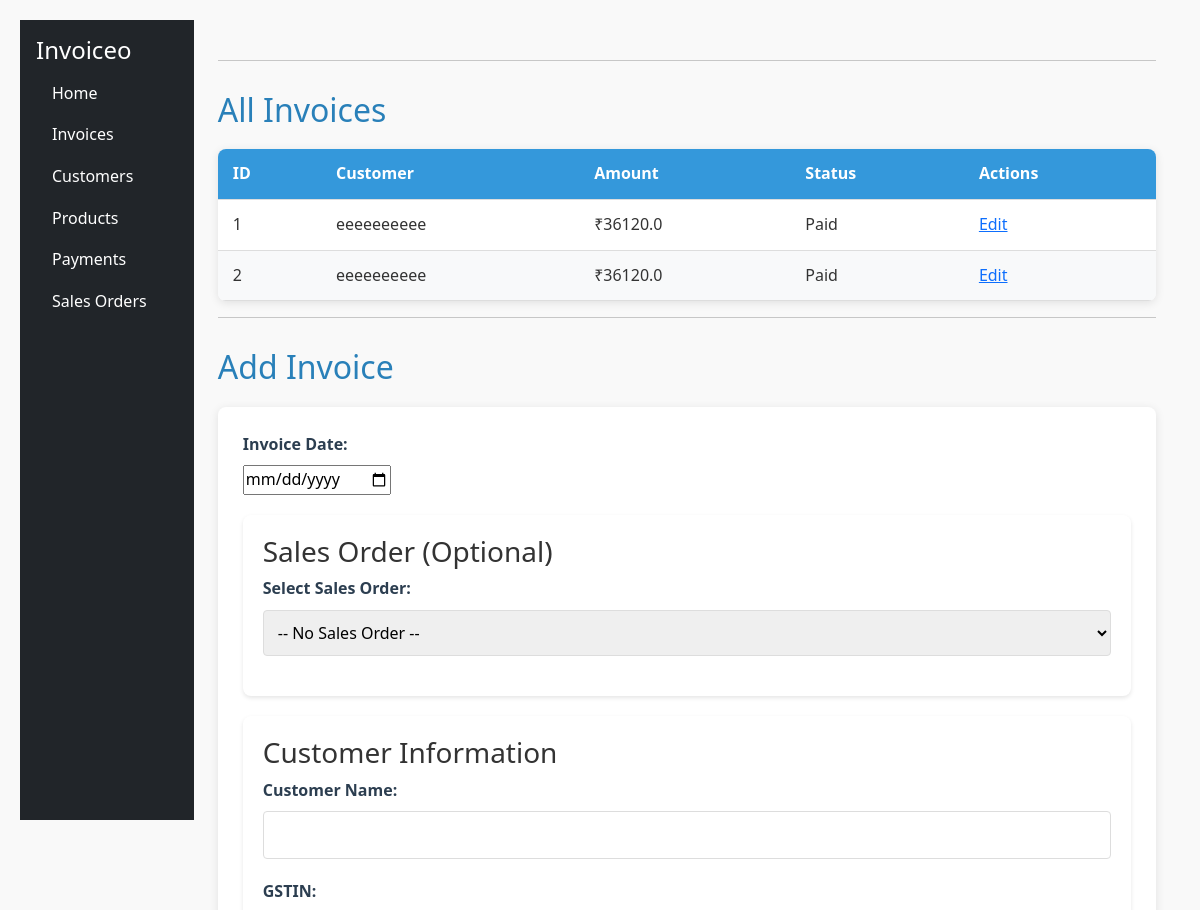
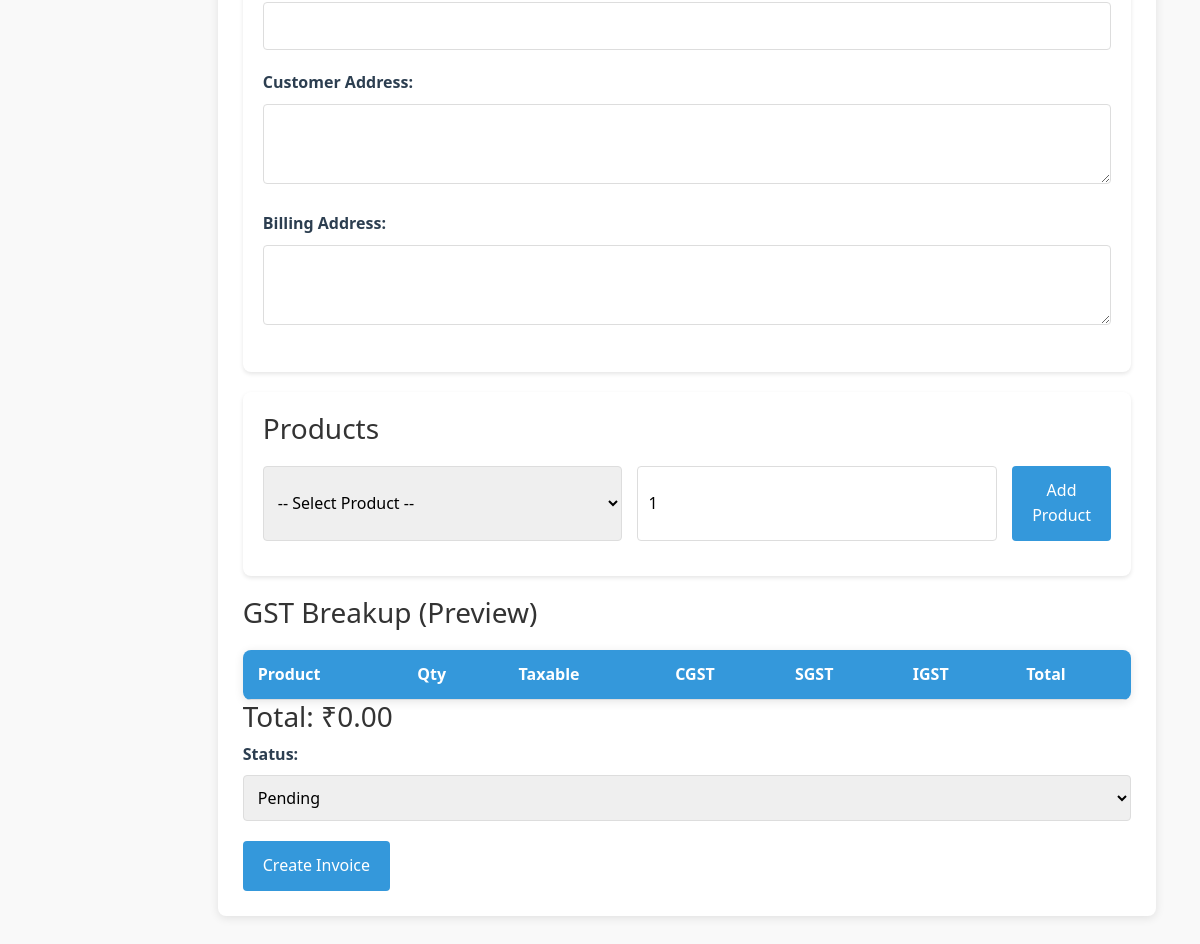
Page /invoices on the committed database (2 pictures, top to bottom).
### app.py (models this page shows)
class Invoice(db.Model):
    id = db.Column(db.Integer, primary_key=True)
    customer_name = db.Column(db.String(100), nullable=False)
    customer_gstin = db.Column(db.String(15), nullable=False)
    amount = db.Column(db.Float, nullable=False)
    customer_address = db.Column(db.String(300), nullable=False)
    billing_address = db.Column(db.String(300), nullable=False)
    status = db.Column(db.String(20), default="Pending")
    created_at = db.Column(db.DateTime, default=datetime.utcnow)
    items = db.relationship('InvoiceItem', backref='invoice', cascade='all, delete-orphan')
    payments = db.relationship('Payment', backref='invoice', cascade='all, delete-orphan')
    @property
    def total_paid(self):
        return sum(p.amount for p in self.payments)
    @property
    def balance(self):
        return round(self.amount - self.total_paid, 2)

### app.py (the view)
@app.route('/invoices')
def invoices():
    return render_template(
        'invoices.html',
        invoices=Invoice.query.all(),
        customers=Customer.query.all(),
        products=Product.query.all(),
        sales_orders=SalesOrder.query.all()
    )

### templates/invoices.html (shortened to what this page needs)
{% extends 'base.html' %}
{% block content %}
<link rel="stylesheet" href="{{ url_for('static', filename='invoice.css') }}">
<hr>
<h2>All Invoices</h2>
{% if invoices %}
<table>
    <thead>
        <tr>
            <th>ID</th>
            <th>Customer</th>
            <th>Amount</th>
            <th>Status</th>
            <th>Actions</th>
        </tr>
    </thead>
    <tbody>
    {% for invoice in invoices %}
        <tr>
            <td>{{ invoice.id }}</td>
            <td>{{ invoice.customer_name }}</td>
            <td>₹{{ invoice.amount }}</td>
            <td>{{ invoice.status }}</td>
            <td>
                <a href="{{ url_for('edit_invoice', id=invoice.id) }}">Edit</a>
            </td>
        </tr>
    {% endfor %}
    </tbody>
</table>
{% else %}
<p>No invoices found.</p>
{% endif %}
<hr>
<h2>Add Invoice</h2>
<form method="POST" action="{{ url_for('add_invoice') }}">
<div class="form-group">
    <label>Invoice Date:</label>
    <input type="date" name="invoice_date" required>
</div>
<div class="form-section">
    <h3>Sales Order (Optional)</h3>
    <div class="form-group">
        <label>Select Sales Order:</label>
        <select name="sales_order_id" id="sales_order_id" onchange="fillFromSO()">
            <option value="">-- No Sales Order --</option>
        </select>
    </div>
</div>
<div class="form-section">
    <h3>Customer Information</h3>
    <div class="form-group">
        <label>Customer Name:</label>
        <input type="text" name="customer_name" id="customer_name" required>
    </div>
    <div class="form-group">
        <label>GSTIN:</label>
        <input type="text" name="customer_gstin" id="customer_gstin" required>
    </div>
    <div class="form-group">
        <label>Customer Address:</label>
        <textarea name="customer_address" id="customer_address" required></textarea>
    </div>
    <div class="form-group">
        <label>Billing Address:</label>
        <textarea name="billing_address" id="billing_address" required></textarea>
    </div>
</div>
<div class="form-section">
    <h3>Products</h3>
    <div class="form-row">
        <select id="product_select">
            <option value="">-- Select Product --</option>
        </select>
        <input type="number" id="product_quantity" min="1" value="1">
        <button type="button" onclick="addProductRow()">Add Product</button>
    </div>
</div>
<h3>GST Breakup (Preview)</h3>
<table id="gst_table">
    <thead>
        <tr>
            <th>Product</th>
            <th>Qty</th>
            <th>Taxable</th>
            <th>CGST</th>
            <th>SGST</th>
            <th>IGST</th>
            <th>Total</th>
        </tr>
    </thead>
</table>
<h3>Total: ₹<span id="invoice_total">0.00</span></h3>
<div class="form-group">
    <label>Status:</label>
    <select name="status">
        <option value="Pending">Pending</option>
    </select>
</div>
<button type="submit">Create Invoice</button>
</form>
{% endblock %}

### static/invoice.css (style rules this page uses)
body { font-family: 'Segoe UI', Tahoma, Geneva, Verdana, sans-serif; line-height: 1.6; color: #333; max-width: 1200px; margin: 0 auto; padding: 20px; background-color: #f9f9f9; }
h1, h2 { color: #2c3e50; margin-bottom: 20px; }
h2 { color: #2980b9; margin-top: 30px; }
form { background: white; padding: 25px; border-radius: 8px; box-shadow: 0 2px 10px rgba(0, 0, 0, 0.1); margin-bottom: 30px; }
.form-group { margin-bottom: 20px; }
label { display: block; margin-bottom: 8px; font-weight: 600; color: #2c3e50; }
input[type="text"], input[type="number"], select, textarea { width: 100%; padding: 10px; border: 1px solid #ddd; border-radius: 4px; font-size: 16px; transition: border-color 0.3s; }
textarea { min-height: 80px; resize: vertical; }
button, input[type="submit"] { background-color: #3498db; color: white; border: none; padding: 12px 20px; border-radius: 4px; cursor: pointer; font-size: 16px; transition: background-color 0.3s; }
table { width: 100%; border-collapse: collapse; margin-top: 20px; background: white; box-shadow: 0 2px 10px rgba(0, 0, 0, 0.1); border-radius: 8px; overflow: hidden; }
th, td { padding: 12px 15px; text-align: left; border-bottom: 1px solid #ddd; }
th { background-color: #3498db; color: white; font-weight: 600; }
tr:nth-child(even) { background-color: #f8f9fa; }
.form-section { background: white; padding: 20px; border-radius: 8px; box-shadow: 0 2px 4px rgba(0,0,0,0.1); margin-bottom: 20px; }
.form-row { display: flex; gap: 15px; margin-bottom: 15px; }

### rows in the picture
Invoice: id "1", customer_name "eeeeeeeeee", amount "36120.0", status "Paid"
Invoice: id "2", customer_name "eeeeeeeeee", amount "36120.0", status "Paid"
